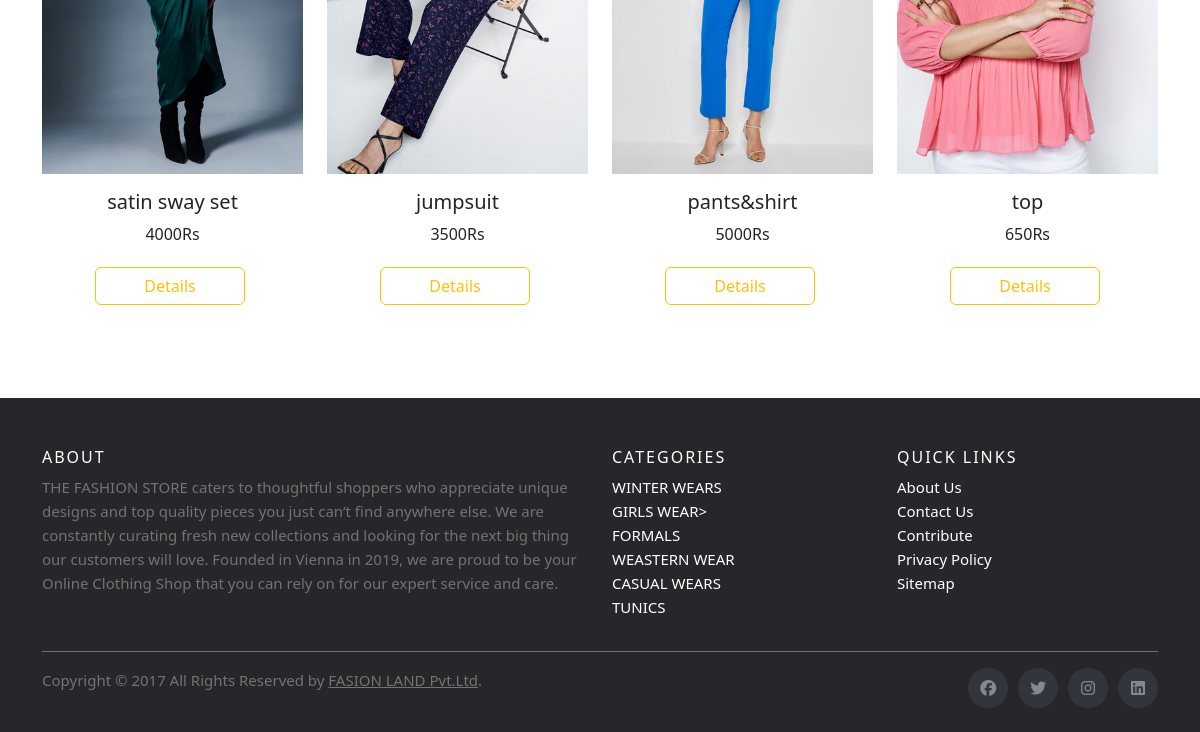
Before: /card2/ (lower part) with the older database file.
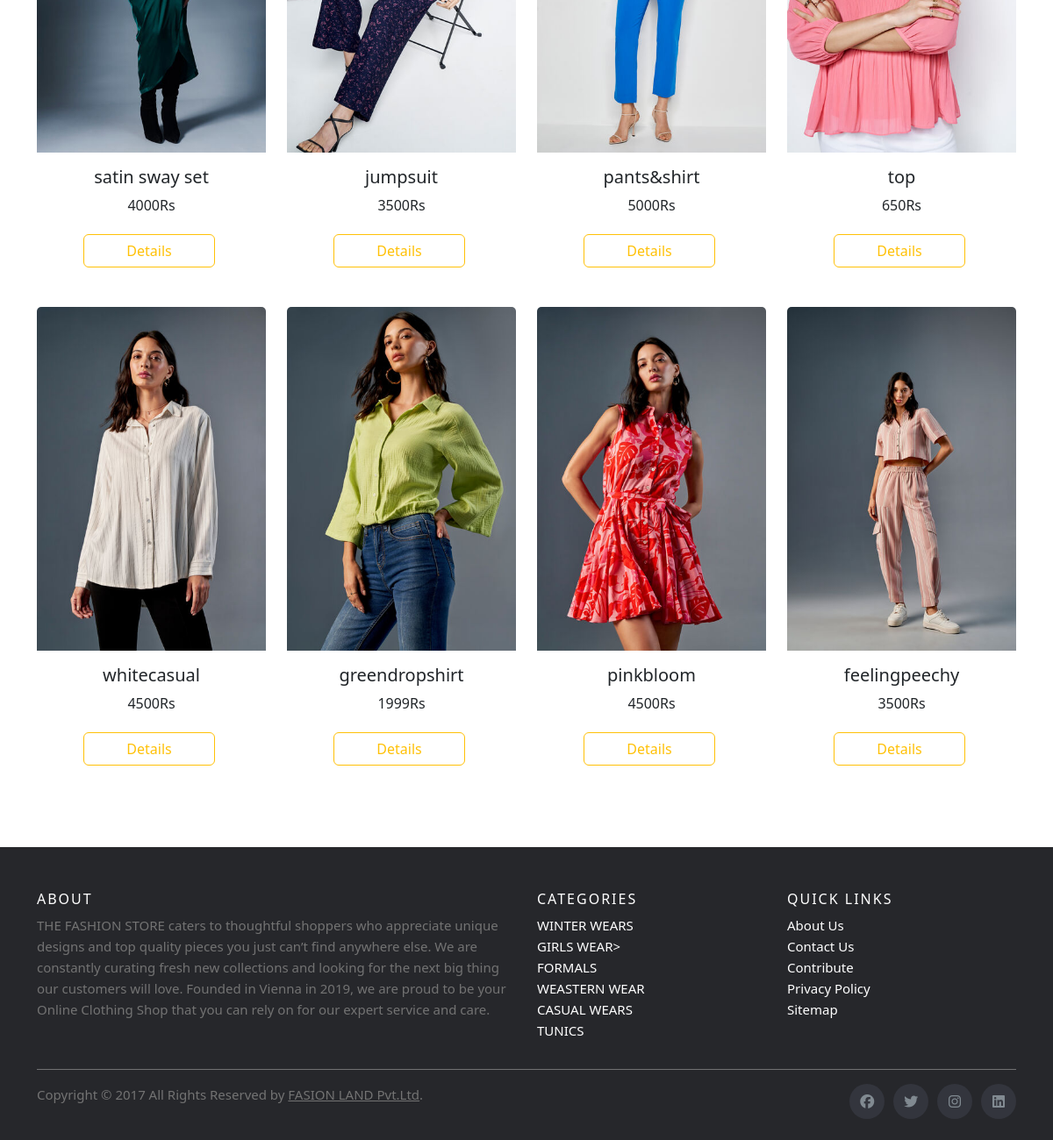
After: the same page with the newer database file.
### app1/models.py (models this page shows, shortened)
class Dress(models.Model):
    name=models.CharField(max_length=250)
    price=models.IntegerField()
    brand=models.CharField(max_length=250)
    img=models.ImageField(upload_to='gallery')
    material=models.CharField(max_length=250)
    type=models.CharField(max_length=250)
    colour=models.CharField(max_length=250)

### app1/views.py (the view)
# urls.py: path('card2/', views.card2,name="card2"),
def card2(request):
    content=Dress.objects.all()
    data={
        'result':content
    }
    return render(request,'card2.html',data)

### templates/card2.html (shortened to what this page needs)
<!doctype html>
<html lang="en">
  <head>
    <link href="https://cdn.jsdelivr.net/npm/bootstrap@5.2.3/dist/css/bootstrap.min.css" rel="stylesheet">
    <link rel="stylesheet" href="https://cdnjs.cloudflare.com/ajax/libs/font-awesome/6.4.2/css/all.min.css">
    <link rel="stylesheet" href="../static/css/style.css">
  </head>
  <body>
<div class="container mt-5">
    <div class="row">
      {% for i in result %}
        {% if i.brand == "newyork" %}
        <div class="col-lg-3 col-md-3 col-sm-6">
          <div class="card " style="width: 100%;">
            <div class="cd1 w-100 text-center">
              <img src="{{i.img.url}}" class="card-img-top w-100  text-center dimg" alt="...">
            </div>
              <div class="card-body text-center">
                <h5 class="card-title text-truncate" id="name" name="name">{{i.name}}</h5>
                <p class="card-text" name="price">{{i.price}}Rs</p>
                <div class=" text-center">
                <a href="{% url 'details' i.pk %}" class="btn btn-outline-warning px-5">Details</a>
                </div>
              </div>
            </div>
      </div>
        {% endif %}
      {% endfor %}
    </div>
  </div>
<footer class="site-footer mt-5">
    <div class="container">
      <div class="row">
        <div class="col-sm-12 col-md-6">
          <h6>About</h6>
          <p class="text-justify">THE FASHION STORE caters to thoughtful shoppers who appreciate unique designs and top quality pieces you just can’t find anywhere else. We are constantly curating fresh new collections and looking for the next big thing our customers will love. Founded in Vienna in 2019, we are proud to be your Online Clothing Shop that you can rely on for our expert service and care.</p>
        </div>
        <div class="col-xs-6 col-md-3">
          <h6>Categories</h6>
          <ul class="footer-links">
            <li><a href="http://scanfcode.com/category/c-language/">WINTER WEARS</a></li>
            <li><a href="http://scanfcode.com/category/front-end-development/">GIRLS WEAR></a></li>
            <li><a href="http://scanfcode.com/category/back-end-development/">FORMALS</a></li>
            <li><a href="http://scanfcode.com/category/java-programming-language/">WEASTERN WEAR</a></li>
            <li><a href="http://scanfcode.com/category/android/">CASUAL WEARS</a></li>
            <li><a href="http://scanfcode.com/category/templates/">TUNICS</a></li>
          </ul>
        </div>
        <div class="col-xs-6 col-md-3">
          <h6>Quick Links</h6>
          <ul class="footer-links">
            <li><a href="http://scanfcode.com/about/">About Us</a></li>
            <li><a href="http://scanfcode.com/contact/">Contact Us</a></li>
            <li><a href="http://scanfcode.com/contribute-at-scanfcode/">Contribute</a></li>
            <li><a href="http://scanfcode.com/privacy-policy/">Privacy Policy</a></li>
            <li><a href="http://scanfcode.com/sitemap/">Sitemap</a></li>
          </ul>
        </div>
      </div>
      <hr>
    </div>
    <div class="container">
      <div class="row">
        <div class="col-md-8 col-sm-6 col-xs-12">
          <p class="copyright-text">Copyright &copy; 2017 All Rights Reserved by
       <a href="#">FASION LAND Pvt.Ltd</a>.
          </p>
        </div>
        <div class="col-md-4 col-sm-6 col-xs-12">
          <ul class="social-icons">
            <li><a class="facebook" href="#"><i class="fab fa-facebook"></i></a></li>
            <li><a class="twitter" href="#"><i class="fab fa-twitter"></i></a></li>
            <li><a class="instagram" href="#"><i class="fab fa-instagram"></i></a></li>
            <li><a class="linkedin" href="#"><i class="fab fa-linkedin"></i></a></li>
          </ul>
        </div>
      </div>
    </div>
  </footer>
    </body>
  </html>

Changed rows visible on the page:
added Dress: img (picture), name "whitecasual", price "4500"
added Dress: img (picture), name "greendropshirt", price "1999"
added Dress: img (picture), name "pinkbloom", price "4500"
added Dress: img (picture), name "feelingpeechy", price "3500"
